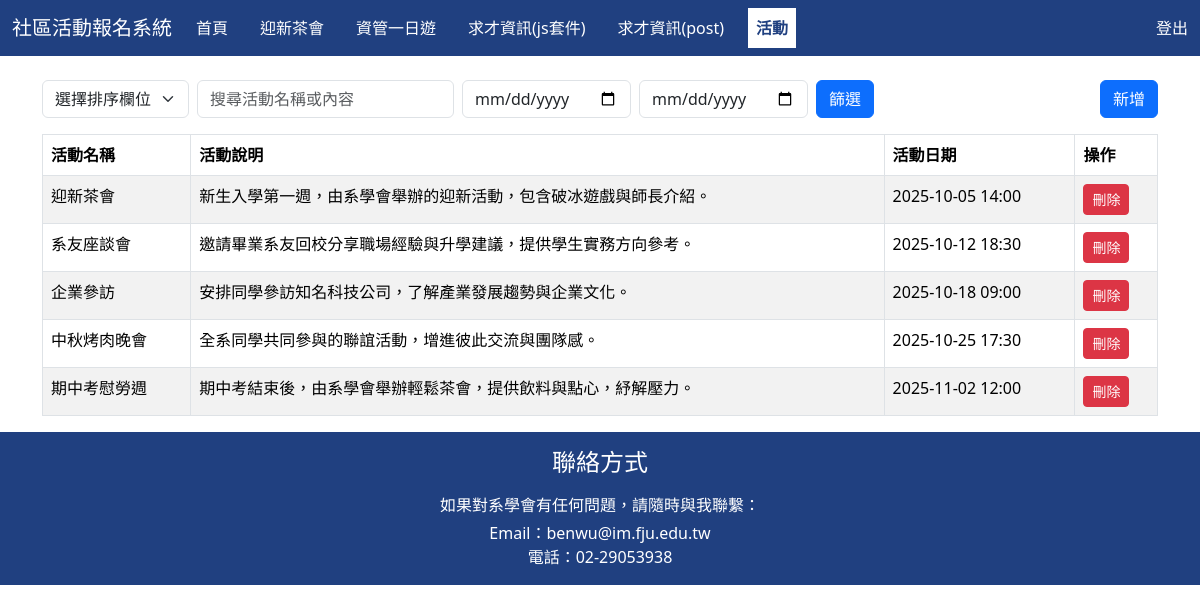
Screenshot of /activity.php (signed in) with the database file from the repository.
### tables this page shows
CREATE TABLE `activity` (
  `id` int(11) NOT NULL,
  `title` varchar(100) NOT NULL,
  `description` text NOT NULL,
  `pdate` datetime NOT NULL DEFAULT CURRENT_TIMESTAMP
);

### activity.php (the view, shortened to what this page needs)
<?php
require_once "header.php";
require_once "db.php";
$order = $_POST["order"] ?? "";
$searchtxt = $_POST["searchtxt"] ?? "";
$date_start = $_POST["date_start"] ?? "";
$date_end = $_POST["date_end"] ?? "";
$sql = "SELECT * FROM activity";
$result = mysqli_query($conn, $sql);
?>
<div class="container mt-4">
  <form action="activity.php" method="post" class="mb-3 row g-2 align-items-center">
    <div class="col-auto">
      <select name="order" class="form-select w-auto">
        <option value="" <?= ($order=='')?'selected':'' ?>>選擇排序欄位</option>
      </select>
    </div>
    <div class="col-auto">
      <input type="text" name="searchtxt" class="form-control" placeholder="搜尋活動名稱或內容" value="<?= htmlspecialchars($searchtxt) ?>">
    </div>
    <div class="col-auto">
      <input type="date" name="date_start" class="form-control" value="<?= htmlspecialchars($date_start) ?>">
    </div>
    <div class="col-auto">
      <input type="date" name="date_end" class="form-control" value="<?= htmlspecialchars($date_end) ?>">
    </div>
    <div class="col-auto">
      <input type="submit" class="btn btn-primary" value="篩選">
    </div>
    <div class="col text-end">
      <a href="activity-insert.php" class="btn btn-primary">新增</a>
    </div>
  </form>
  <table class="table table-bordered table-striped">
    <thead>
      <tr>
        <th>活動名稱</th>
        <th>活動說明</th>
        <th>活動日期</th>
        <th>操作</th>
      </tr>
    </thead>
    <tbody>
      <?php while ($row = mysqli_fetch_assoc($result)) { ?>
      <tr>
        <td><?= htmlspecialchars($row["title"]) ?></td>
        <td><?= htmlspecialchars($row["description"]) ?></td>
        <td><?= date('Y-m-d H:i', strtotime($row["pdate"])) ?></td>
        <td>
          <a href="activity-delete.php?id=<?= $row['id'] ?>" class="btn btn-danger btn-sm">刪除</a>
        </td>
      </tr>
      <?php } ?>
    </tbody>
  </table>
</div>
<?php
require_once "footer.php";
?>

### rows the page displays
activity: title "迎新茶會", description "新生入學第一週，由系學會舉辦的迎新活動，包含破冰遊戲與師長介紹。", pdate "2025-10-05 14:00"
activity: title "系友座談會", description "邀請畢業系友回校分享職場經驗與升學建議，提供學生實務方向參考。", pdate "2025-10-12 18:30"
activity: title "企業參訪", description "安排同學參訪知名科技公司，了解產業發展趨勢與企業文化。", pdate "2025-10-18 09:00"
activity: title "中秋烤肉晚會", description "全系同學共同參與的聯誼活動，增進彼此交流與團隊感。", pdate "2025-10-25 17:30"
activity: title "期中考慰勞週", description "期中考結束後，由系學會舉辦輕鬆茶會，提供飲料與點心，紓解壓力。", pdate "2025-11-02 12:00"
